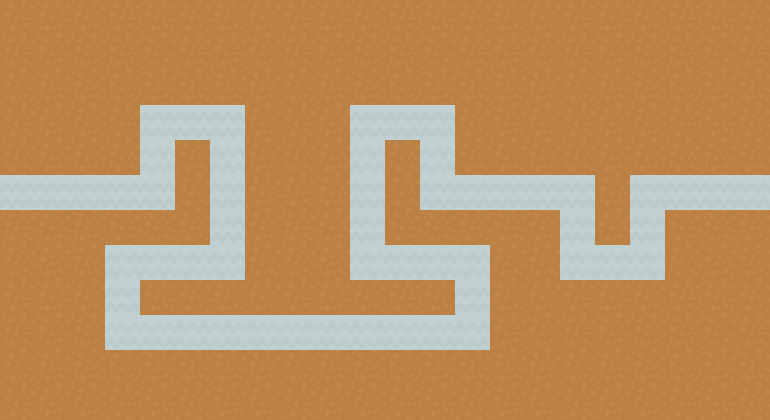

A level layout from a 2D game, rendered from its tile map. Below: a short description, then the map file with tile-grid data replaced by summaries:
An orthogonal 22x12 tile map with 35x35 px tiles, 2 tile layers (background, collision) and 103 objects.

<map version="1.0" orientation="orthogonal" renderorder="right-down" width="22" height="12" tilewidth="35" tileheight="35" nextobjectid="109">
 <tileset firstgid="1" name="tiles_spritesheet" tilewidth="35" tileheight="35" spacing="1" tilecount="156" columns="12">
  <image source="../tiles/tiles_spritesheet.png" width="457" height="468" />
 </tileset>
 <layer name="background" width="22" height="12">
  <data>[264 cells, 213 non-empty, 2 distinct tile ids]</data>
 </layer>
 <layer name="collision" width="22" height="12">
  <properties>
   <property name="collision" value="true" />
  </properties>
  <data>[264 cells, 210 non-empty, 1 distinct tile ids]</data>
 </layer>
 <objectgroup name="objects">
  <object id="6" gid="105" x="280" y="105" width="35" height="35" />
  <object id="7" gid="105" x="280" y="210" width="35" height="35" />
  <object id="8" gid="105" x="280" y="280" width="35" height="35" />
  <object id="9" gid="105" x="70" y="175" width="35" height="35" />
  <object id="10" gid="108" x="35" y="210" width="35" height="35" />
  <object id="11" gid="105" x="595" y="175" width="35" height="35" />
  <object id="12" gid="105" x="665" y="140" width="35" height="35" />
  <object id="13" gid="105" x="525" y="140" width="35" height="35" />
  <object id="14" gid="105" x="595" y="350" width="35" height="35" />
  <object id="15" gid="64" x="35" y="176" width="35" height="35" />
  <object id="16" gid="64" x="69" y="140" width="35" height="35" />
  <object id="17" gid="64" x="102" y="103" width="35" height="35" />
  <object id="18" gid="64" x="137" y="74" width="35" height="35" />
  <object id="19" gid="64" x="175" y="35" width="35" height="35" />
  <object id="20" gid="64" x="27" y="306" width="35" height="35" />
  <object id="21" gid="64" x="68" y="352" width="35" height="35" />
  <object id="22" gid="64" x="107" y="386" width="35" height="35" />
  <object id="23" gid="64" x="137" y="422" width="35" height="35" />
  <object id="24" gid="64" x="99" y="419" width="35" height="35" />
  <object id="25" gid="64" x="67" y="387" width="35" height="35" />
  <object id="26" gid="64" x="33" y="346" width="35" height="35" />
  <object id="27" gid="64" x="31" y="386" width="35" height="35" />
  <object id="28" gid="64" x="27" y="420" width="35" height="35" />
  <object id="29" gid="64" x="66" y="414" width="35" height="35" />
  <object id="30" gid="64" x="3" y="286" width="35" height="35" />
  <object id="31" gid="64" x="0" y="249" width="35" height="35" />
  <object id="32" gid="64" x="-6" y="318" width="35" height="35" />
  <object id="33" gid="64" x="-4" y="355" width="35" height="35" />
  <object id="34" gid="64" x="-5" y="381" width="35" height="35" />
  <object id="35" gid="64" x="-9" y="423" width="35" height="35" />
  <object id="36" gid="64" x="736" y="249" width="35" height="35" />
  <object id="37" gid="64" x="696" y="284" width="35" height="35" />
  <object id="38" gid="64" x="668" y="312" width="35" height="35" />
  <object id="39" gid="64" x="630" y="349" width="35" height="35" />
  <object id="40" gid="64" x="587" y="387" width="35" height="35" />
  <object id="41" gid="64" x="560" y="420" width="35" height="35" />
  <object id="42" gid="64" x="595" y="425" width="35" height="35" />
  <object id="43" gid="64" x="636" y="388" width="35" height="35" />
  <object id="44" gid="64" x="668" y="347" width="35" height="35" />
  <object id="45" gid="64" x="661" y="389" width="35" height="35" />
  <object id="46" gid="64" x="665" y="421" width="35" height="35" />
  <object id="47" gid="64" x="628" y="415" width="35" height="35" />
  <object id="48" gid="64" x="701" y="384" width="35" height="35" />
  <object id="49" gid="64" x="697" y="424" width="35" height="35" />
  <object id="50" gid="64" x="733" y="421" width="35" height="35" />
  <object id="51" gid="64" x="731" y="385" width="35" height="35" />
  <object id="52" gid="64" x="731" y="350" width="35" height="35" />
  <object id="53" gid="64" x="734" y="313" width="35" height="35" />
  <object id="54" gid="64" x="733" y="276" width="35" height="35" />
  <object id="55" gid="64" x="697" y="315" width="35" height="35" />
  <object id="56" gid="64" x="696" y="352" width="35" height="35" />
  <object id="57" gid="64" x="1" y="170" width="35" height="35" />
  <object id="58" gid="64" x="6" y="141" width="35" height="35" />
  <object id="59" gid="64" x="-2" y="108" width="35" height="35" />
  <object id="60" gid="64" x="2" y="74" width="35" height="35" />
  <object id="61" gid="64" x="2" y="35" width="35" height="35" />
  <object id="62" gid="64" x="35" y="42" width="35" height="35" />
  <object id="63" gid="64" x="40" y="71" width="35" height="35" />
  <object id="64" gid="64" x="31" y="107" width="35" height="35" />
  <object id="65" gid="64" x="32" y="142" width="35" height="35" />
  <object id="66" gid="64" x="70" y="104" width="35" height="35" />
  <object id="67" gid="64" x="77" y="67" width="35" height="35" />
  <object id="68" gid="64" x="69" y="39" width="35" height="35" />
  <object id="69" gid="64" x="106" y="41" width="35" height="35" />
  <object id="70" gid="64" x="141" y="31" width="35" height="35" />
  <object id="71" gid="64" x="97" y="73" width="35" height="35" />
  <object id="72" gid="64" x="740" y="178" width="35" height="35" />
  <object id="73" gid="64" x="701" y="141" width="35" height="35" />
  <object id="74" gid="64" x="660" y="105" width="35" height="35" />
  <object id="75" gid="64" x="630" y="72" width="35" height="35" />
  <object id="76" gid="64" x="588" y="31" width="35" height="35" />
  <object id="77" gid="64" x="627" y="33" width="35" height="35" />
  <object id="78" gid="64" x="663" y="39" width="35" height="35" />
  <object id="79" gid="64" x="662" y="74" width="35" height="35" />
  <object id="80" gid="64" x="701" y="72" width="35" height="35" />
  <object id="81" gid="64" x="698" y="98" width="35" height="35" />
  <object id="82" gid="64" x="733" y="107" width="35" height="35" />
  <object id="83" gid="64" x="732" y="144" width="35" height="35" />
  <object id="84" gid="64" x="731" y="69" width="35" height="35" />
  <object id="85" gid="64" x="727" y="35" width="35" height="35" />
  <object id="86" gid="64" x="695" y="28" width="35" height="35" />
  <object id="87" gid="64" x="206" y="38" width="35" height="35" />
  <object id="88" gid="64" x="244" y="37" width="35" height="35" />
  <object id="89" gid="64" x="278" y="35" width="35" height="35" />
  <object id="90" gid="64" x="315" y="36" width="35" height="35" />
  <object id="91" gid="64" x="347" y="40" width="35" height="35" />
  <object id="92" gid="64" x="383" y="36" width="35" height="35" />
  <object id="93" gid="64" x="421" y="38" width="35" height="35" />
  <object id="94" gid="64" x="454" y="34" width="35" height="35" />
  <object id="95" gid="64" x="489" y="34" width="35" height="35" />
  <object id="96" gid="64" x="523" y="36" width="35" height="35" />
  <object id="97" gid="64" x="559" y="32" width="35" height="35" />
  <object id="98" gid="64" x="525" y="424" width="35" height="35" />
  <object id="99" gid="64" x="489" y="423" width="35" height="35" />
  <object id="100" gid="64" x="453" y="419" width="35" height="35" />
  <object id="101" gid="64" x="416" y="423" width="35" height="35" />
  <object id="102" gid="64" x="383" y="418" width="35" height="35" />
  <object id="103" gid="64" x="351" y="420" width="35" height="35" />
  <object id="104" gid="64" x="310" y="417" width="35" height="35" />
  <object id="105" gid="64" x="273" y="418" width="35" height="35" />
  <object id="106" gid="64" x="242" y="421" width="35" height="35" />
  <object id="107" gid="64" x="211" y="421" width="35" height="35" />
  <object id="108" gid="64" x="181" y="422" width="35" height="35" />
 </objectgroup>
</map>
